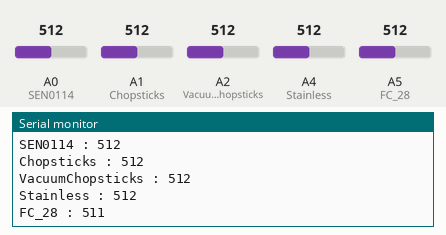
This sketch was run on a simulated Arduino Uno, built with avr-gcc and run on an emulated ATmega328P. Shown: the last lines printed to the serial monitor. Inputs (shaded band) come from the test bench; at power-on: A5 (FC_28) = 512, A0 (SEN0114) = 512, A1 (Chopsticks) = 512, A2 (VacuumChopsticks) = 512, A4 (Stainless) = 512.

Above: at 9.3 s.
9.4 s: A5 (FC_28) set to 916
At 11.1 s:
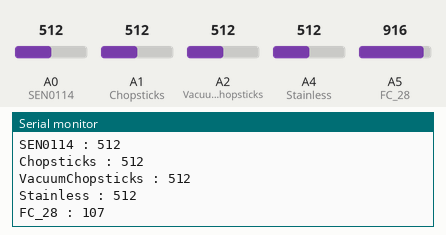
13.5 s: A5 (FC_28) set to 933
At 14.4 s:
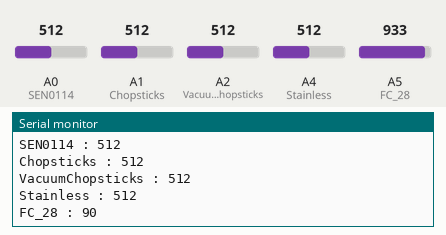
Timing chart, 0 to 16.0 s (numbered marks = the images above; inputs shaded):
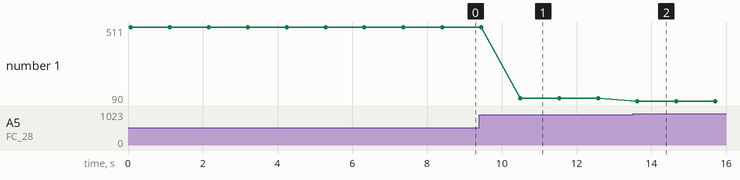

The sketch:

DataMeasurement.ino
```cpp
/**
*file : deveopment sensor test source code
*author : YoungJu Jeong
*e-mail : vertex50@cu.ac.kr
*/
const int SEN0114 = A0;
const int Chopsticks = A1;
const int VacuumChopsticks = A2;
const int Copper = A3;
const int Stainless = A4;
const int FC_28 = A5;
int num;

void setup(){
  num = 0;
  pinMode(SEN0114, INPUT);
  pinMode(Chopsticks, INPUT);
  pinMode(VacuumChopsticks, INPUT);
  pinMode(Copper, INPUT);
  pinMode(Stainless, INPUT);
  pinMode(FC_28, INPUT);
  Serial.begin(9600);
}

void loop(){
  int value0 = analogRead(SEN0114);
  Serial.print("SEN0114 : ");
  Serial.println(value0);
  int value1 = analogRead(Chopsticks);
  Serial.print("Chopsticks : ");
  Serial.println(value1);
  int value2 = analogRead(VacuumChopsticks);
  Serial.print("VacuumChopsticks : ");
  Serial.println(value2);
 // int value3 = analogRead(Copper);
 // Serial.print("Copper : ");
 // Serial.println(Copper);
  int value4 = analogRead(Stainless);
  Serial.print("Stainless : ");
  Serial.println(value4);
  int value5 = analogRead(FC_28);
  Serial.print("FC_28 : ");
  value5 = 1023-value5;
  Serial.println(value5);
  delay(1000);
  num++;
  Serial.print("------num is : ");
  Serial.println(num);
}
```

Measured:
- after the input at 9.4 s, the serial monitor: prints a new line after 1.1 s (image 1)
- after the input at 13.5 s, the serial monitor: prints a new line after 0.12 s (image 2)
- plotted number 1: 511 → 107 after the input at 9.4 s, 107 → 90 after the input at 13.5 s
